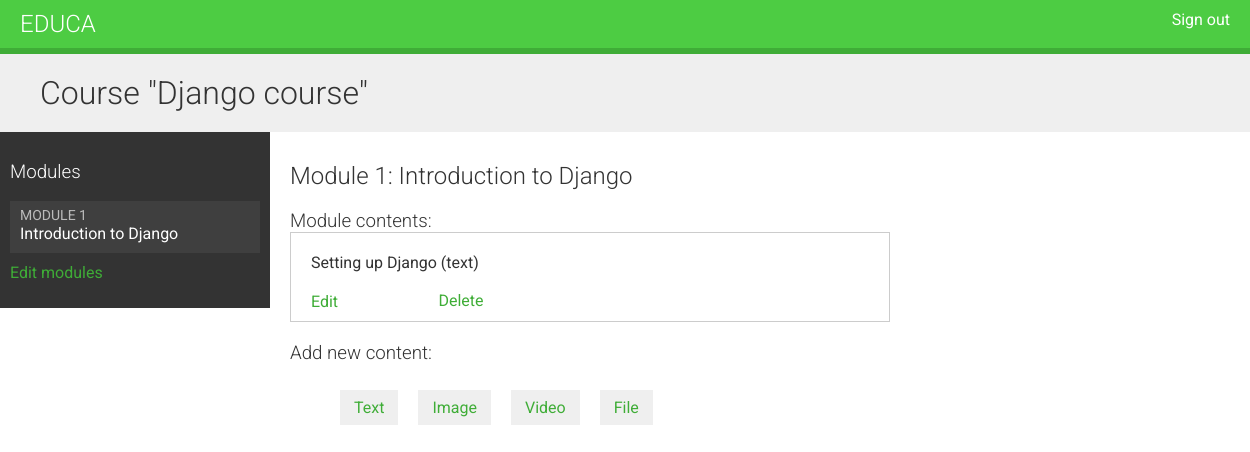
/course/module/8/ (signed in), run on an earlier commit of the app's database.
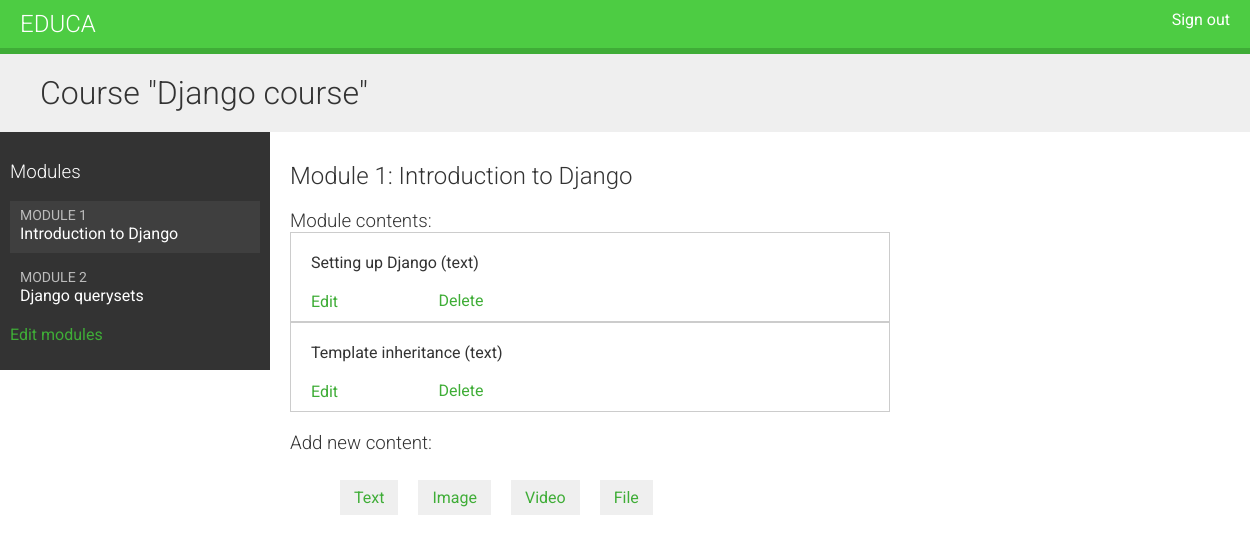
And on a later commit of the database.
### courses/models.py (models this page shows, shortened)
class Module(models.Model):
    course = models.ForeignKey(Course, related_name='modules', on_delete=models.CASCADE)
    title = models.CharField(max_length=200)
    description = models.TextField(blank=True)
    order = OrderField(blank=True, for_fields=['course'])
    class Meta:
        ordering = ['order']

class Content(models.Model):
    module = models.ForeignKey(Module, related_name='contents', on_delete=models.CASCADE)
    content_type = models.ForeignKey(ContentType,
                                    on_delete=models.CASCADE,
                                    limit_choices_to={'model__in': (
                                        'text',
                                        'video',
                                        'image',
                                        'file'
                                    )})
    object_id = models.PositiveIntegerField()  #to store pk of related obj
    item = GenericForeignKey('content_type', 'object_id')
    order = OrderField(blank=True, for_fields=['module'])
    class Meta:
        ordering = ['order']

class ItemBase(models.Model):
    owner = models.ForeignKey(User, related_name='%(class)s_related', on_delete=models.CASCADE)  #% reps a placeholder
    title = models.CharField(max_length=250)
    created = models.DateTimeField(auto_now_add=True)
    updated = models.DateTimeField(auto_now=True)
    class Meta:
        abstract = True
    def __str__(self):
        return self.title

class Text(ItemBase):
    content = models.TextField()

### courses/views.py (the view)
# urls.py: path('module/<int:module_id>/', views.ModuleContentListView.as_view(), name='module_content_list'),
class ModuleContentListView(TemplateResponseMixin, View):
    template_name = 'courses/manage/module/content_list.html'
    def get(self, request, module_id):
        module = get_object_or_404(Module, id=module_id, course__owner=request.user)
        return self.render_to_response({'module': module})

### courses/templatetags/course.py (called while the page is built)
@register.filter
def model_name(obj):
    try:
        return obj._meta.model_name
    except AttributeError:
        return None

### courses/templates/courses/manage/module/content_list.html (shortened to what this page needs)
{% extends 'base.html' %}
{% load course %}
{% block content %}
    {% with course=module.course %}
        <h1>Course "{{ course.title }}"</h1>
        <div class="contents">
            <h3>Modules</h3>
            <ul id="modules">
                {% for m in course.modules.all %}
                    <li data-id="{{ m.id }}" {% if m == module %} class="selected" {% endif %}>
                        <a href="{% url 'module_content_list' m.id %}">
                            <span>
                                Module <span class="order">{{ m.order|add:1 }}</span>
                            </span>
                            <br>
                            {{ m.title }}
                        </a>
                    </li>
                {% empty %}
                    <li>No modules yet.</li>
                {% endfor %}
            </ul>
            <p><a href="{% url 'course_module_update' course.id %}">Edit modules</a></p>
        </div>
        <div class="module">
            <h2>Module {{ module.order|add:1 }}: {{ module.title }}</h2>
            <h3>Module contents:</h3>
            <div id="module-contents">
                {% for content in module.contents.all %}
                    <div data-id="{{ content.id }}">
                        {% with item=content.item %}
                            <p>{{ item }} ({{ item|model_name }})</p>
                            <a href="{% url 'module_content_update' module.id item|model_name item.id %}">Edit</a>
                            <form action="{% url 'module_content_delete' content.id %}" method="post">
                                <input type="submit" value="Delete">
                            </form>
                        {% endwith %}
                    </div>
                {% empty %}
                    <p>This module has no contents yet.</p>
                {% endfor %}
            </div>
            <h3>Add new content:</h3>
            <ul class="content-types">
                <li>
                    <a href="{% url 'module_content_create' module.id 'text' %}">Text</a>
                </li>
                <li>
                    <a href="{% url 'module_content_create' module.id 'image' %}">Image</a>
                </li>
                <li>
                    <a href="{% url 'module_content_create' module.id 'video' %}">Video</a>
                </li>
                <li>
                    <a href="{% url 'module_content_create' module.id 'file' %}">File</a>
                </li>
            </ul>
        </div>
    {% endwith %}
{% endblock %}

What changed in the data, as far as the page shows it:
added Module: order|add "2", title "Django querysets"
added Content: item "Template inheritance", item|model_name "text"
